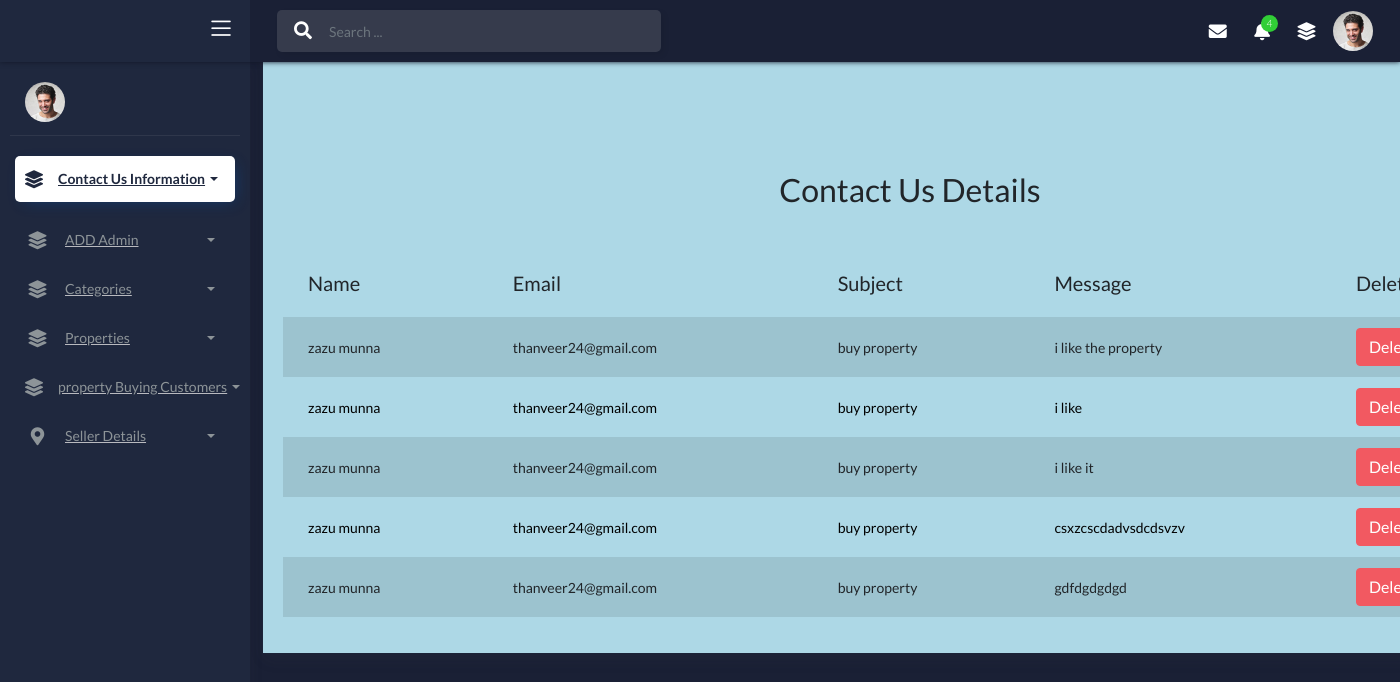
Screenshot of /pro_adminapp/displaycontactus/ with the database file from the repository.
### property_front_end/models.py (models this page shows)
class contactmodel(models.Model):
    email=models.EmailField()
    name=models.CharField(max_length=20)
    message=models.CharField(max_length=250)
    subject=models.CharField(max_length=100)

### project_admin/views.py (the view)
# urls.py: path('displaycontactus/',display_contactus,name="display_contactus"),
def display_contactus(request):
    a=contactmodel.objects.all()
    emaildis=[]
    namedis=[]
    messagedis=[]
    subjectdis=[]
    id = []
    for i in a:
        id1 = i.id
        id.append(id1)
        nm=i.name
        namedis.append(nm)
        dis=i.message
        messagedis.append(dis)
        em=i.email
        emaildis.append(em)
        sub=i.subject
        subjectdis.append(sub)
    mylist=zip(namedis,emaildis,subjectdis,messagedis,id)
    return render(request,'displaycontactus.html',{'mylist':mylist})

### project_admin/templates/displaycontactus.html (shortened to what this page needs)
<!DOCTYPE html>
<html lang="en">
{% extends 'index.html' %}
{% load static %}
{% block content %}
<head>
  <link href="https://cdn.jsdelivr.net/npm/bootstrap@5.0.2/dist/css/bootstrap.min.css" rel="stylesheet">
</head>
<body>
     <div class="container" id="displayregister">
        <div class="card">
                          <div class="card-body">
                            <center><h2 id="details">Contact Us Details</h2></center>
                            <div class="table-responsive mt-5">
                              <table class="table table-striped">
                                <thead>
                                  <tr>
                                    <th> <h5>Name</h5></th>
                                      <th> <h5>Email</h5></th>
                                       <th> <h5>Subject</h5></th>
                                    <th> <h5> Message</h5> </th>
                                      <th> <h5>Delete</h5> </th>
                                  </tr>
                                </thead>
                             <tbody class="values">
                             {% for i,j,k,l,m in mylist %}
                              <tr>
                                  <td>{{i}}</td>
                                   <td>{{j}}</td>
                                  <td>{{k}}</td>
                                   <td>{{l}}</td>
                                    <td>
                                        <a type="submit" href="http://127.0.0.1:8000/pro_adminapp/delete_contactus/{{m}}" class="btn btn-danger">Delete</a>
                                    </td>
                              </tr>
                             {% endfor %}
                             </tbody>
                              </table>
                            </div>
                          </div>
                        </div>
       </div>
</body>
</html>
{% endblock %}

### project_admin/templates/displaycontactus.html (style rules this page uses)
#displayregister { margin-left:250px; height: 700px; text-decoration: none !important; }
#details { margin-top:150px; background-color: lightblue; }
.card-body { background-color: lightblue; }
.values { color: black; }

### rows the page displays
contactmodel: mylist "zazu munna", mylist "thanveer24@gmail.com", mylist "buy property", mylist "i like the property"
contactmodel: mylist "zazu munna", mylist "thanveer24@gmail.com", mylist "buy property", mylist "i like"
contactmodel: mylist "zazu munna", mylist "thanveer24@gmail.com", mylist "buy property", mylist "i like it"
contactmodel: mylist "zazu munna", mylist "thanveer24@gmail.com", mylist "buy property", mylist "csxzcscdadvsdcdsvzv"
contactmodel: mylist "zazu munna", mylist "thanveer24@gmail.com", mylist "buy property", mylist "gdfdgdgdgd"
